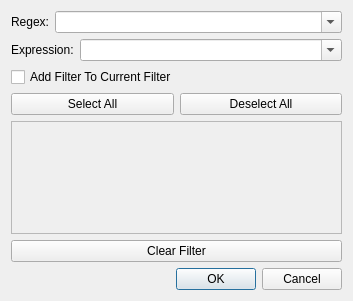
<?xml version="1.0" encoding="UTF-8"?>
<ui version="4.0">
 <class>TableFilterDialog</class>
 <widget class="QDialog" name="TableFilterDialog">
  <property name="geometry">
   <rect>
    <x>0</x>
    <y>0</y>
    <width>353</width>
    <height>301</height>
   </rect>
  </property>
  <property name="windowTitle">
   <string>Filter Column</string>
  </property>
  <property name="windowIcon">
   <iconset resource="../icons/app_resources.qrc">
    <normaloff>:/icons/custom/filter.svg</normaloff>:/icons/custom/filter.svg</iconset>
  </property>
  <layout class="QVBoxLayout" name="verticalLayout" stretch="0,0,0,0,0,0,0">
   <item>
    <layout class="QFormLayout" name="stringFilterFormLayout">
     <item row="0" column="0">
      <widget class="QLabel" name="label">
       <property name="text">
        <string>Regex:</string>
       </property>
      </widget>
     </item>
     <item row="0" column="1">
      <widget class="QComboBox" name="filterRegexComboBox">
       <property name="editable">
        <bool>true</bool>
       </property>
      </widget>
     </item>
    </layout>
   </item>
   <item>
    <layout class="QFormLayout" name="expressionFilterFormLayout">
     <item row="0" column="0">
      <widget class="QLabel" name="expressionLabel">
       <property name="text">
        <string>Expression:</string>
       </property>
      </widget>
     </item>
     <item row="0" column="1">
      <widget class="QComboBox" name="expressionComboBox">
       <property name="editable">
        <bool>true</bool>
       </property>
      </widget>
     </item>
    </layout>
   </item>
   <item>
    <widget class="QCheckBox" name="useOldFilterCheckBox">
     <property name="text">
      <string>Add Filter To Current Filter</string>
     </property>
    </widget>
   </item>
   <item>
    <layout class="QHBoxLayout" name="horizontalLayout_4">
     <item>
      <widget class="QPushButton" name="selectAllButton">
       <property name="text">
        <string>Select All</string>
       </property>
      </widget>
     </item>
     <item>
      <widget class="QPushButton" name="deselectAllButton">
       <property name="text">
        <string>Deselect All</string>
       </property>
      </widget>
     </item>
    </layout>
   </item>
   <item>
    <widget class="QScrollArea" name="resultsScrollArea">
     <property name="widgetResizable">
      <bool>true</bool>
     </property>
     <widget class="QWidget" name="scrollAreaWidgetContents">
      <property name="geometry">
       <rect>
        <x>0</x>
        <y>0</y>
        <width>333</width>
        <height>103</height>
       </rect>
      </property>
      <layout class="QVBoxLayout" name="verticalLayout_3">
       <item>
        <layout class="QVBoxLayout" name="resultsLayout">
         <property name="spacing">
          <number>0</number>
         </property>
         <property name="sizeConstraint">
          <enum>QLayout::SetMaximumSize</enum>
         </property>
        </layout>
       </item>
       <item>
        <spacer name="verticalSpacer">
         <property name="orientation">
          <enum>Qt::Vertical</enum>
         </property>
         <property name="sizeHint" stdset="0">
          <size>
           <width>20</width>
           <height>40</height>
          </size>
         </property>
        </spacer>
       </item>
      </layout>
     </widget>
    </widget>
   </item>
   <item>
    <widget class="QPushButton" name="clearFilterButton">
     <property name="text">
      <string>Clear Filter</string>
     </property>
     <property name="icon">
      <iconset resource="../icons/app_resources.qrc">
       <normaloff>:/icons/custom/remove_filter.svg</normaloff>:/icons/custom/remove_filter.svg</iconset>
     </property>
    </widget>
   </item>
   <item>
    <widget class="QDialogButtonBox" name="buttonBox">
     <property name="orientation">
      <enum>Qt::Horizontal</enum>
     </property>
     <property name="standardButtons">
      <set>QDialogButtonBox::Cancel|QDialogButtonBox::Ok</set>
     </property>
    </widget>
   </item>
  </layout>
 </widget>
 <resources>
  <include location="../icons/app_resources.qrc"/>
 </resources>
 <connections>
  <connection>
   <sender>buttonBox</sender>
   <signal>rejected()</signal>
   <receiver>TableFilterDialog</receiver>
   <slot>reject()</slot>
   <hints>
    <hint type="sourcelabel">
     <x>316</x>
     <y>260</y>
    </hint>
    <hint type="destinationlabel">
     <x>286</x>
     <y>274</y>
    </hint>
   </hints>
  </connection>
  <connection>
   <sender>buttonBox</sender>
   <signal>accepted()</signal>
   <receiver>TableFilterDialog</receiver>
   <slot>accept()</slot>
   <hints>
    <hint type="sourcelabel">
     <x>248</x>
     <y>254</y>
    </hint>
    <hint type="destinationlabel">
     <x>157</x>
     <y>274</y>
    </hint>
   </hints>
  </connection>
 </connections>
</ui>
